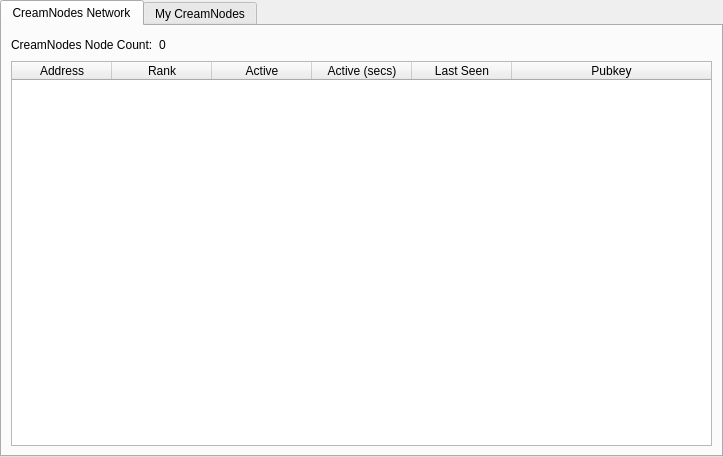
<?xml version="1.0" encoding="UTF-8"?>
<ui version="4.0">
 <class>MasternodeManager</class>
 <widget class="QWidget" name="MasternodeManager">
  <property name="geometry">
   <rect>
    <x>0</x>
    <y>0</y>
    <width>723</width>
    <height>457</height>
   </rect>
  </property>
  <property name="windowTitle">
   <string>Form</string>
  </property>
  <layout class="QVBoxLayout" name="topLayout">
   <property name="leftMargin">
    <number>0</number>
   </property>
   <property name="topMargin">
    <number>0</number>
   </property>
   <property name="rightMargin">
    <number>0</number>
   </property>
   <property name="bottomMargin">
    <number>0</number>
   </property>
   <item>
    <layout class="QVBoxLayout" name="verticalLayout">
     <property name="bottomMargin">
      <number>0</number>
     </property>
     <item>
      <widget class="QTabWidget" name="tabWidget">
       <property name="currentIndex">
        <number>0</number>
       </property>
       <widget class="QWidget" name="tab">
        <attribute name="title">
         <string>CreamNodes Network</string>
        </attribute>
        <layout class="QGridLayout" name="gridLayout">
         <item row="1" column="0">
          <widget class="QTableWidget" name="tableWidget">
           <property name="editTriggers">
            <set>QAbstractItemView::NoEditTriggers</set>
           </property>
           <property name="alternatingRowColors">
            <bool>true</bool>
           </property>
           <property name="selectionBehavior">
            <enum>QAbstractItemView::SelectRows</enum>
           </property>
           <attribute name="horizontalHeaderStretchLastSection">
            <bool>true</bool>
           </attribute>
           <column>
            <property name="text">
             <string>Address</string>
            </property>
           </column>
           <column>
            <property name="text">
             <string>Rank</string>
            </property>
           </column>
           <column>
            <property name="text">
             <string>Active</string>
            </property>
           </column>
           <column>
            <property name="text">
             <string>Active (secs)</string>
            </property>
           </column>
           <column>
            <property name="text">
             <string>Last Seen</string>
            </property>
           </column>
           <column>
            <property name="text">
             <string>Pubkey</string>
            </property>
           </column>
          </widget>
         </item>
         <item row="0" column="0">
          <layout class="QHBoxLayout" name="horizontalLayout_3">
           <property name="bottomMargin">
            <number>0</number>
           </property>
           <item>
            <widget class="QLabel" name="label_2">
             <property name="text">
              <string>CreamNodes Node Count:</string>
             </property>
            </widget>
           </item>
           <item>
            <widget class="QLabel" name="countLabel">
             <property name="text">
              <string>0</string>
             </property>
            </widget>
           </item>
           <item>
            <spacer name="horizontalSpacer_3">
             <property name="orientation">
              <enum>Qt::Horizontal</enum>
             </property>
             <property name="sizeHint" stdset="0">
              <size>
               <width>40</width>
               <height>20</height>
              </size>
             </property>
            </spacer>
           </item>
          </layout>
         </item>
        </layout>
       </widget>
       <widget class="QWidget" name="tab_2">
        <attribute name="title">
         <string>My CreamNodes</string>
        </attribute>
        <layout class="QGridLayout" name="gridLayout_2">
         <item row="0" column="0">
          <layout class="QVBoxLayout" name="verticalLayout_2">
           <property name="bottomMargin">
            <number>0</number>
           </property>
           <item>
            <layout class="QHBoxLayout" name="horizontalLayout">
             <item>
              <widget class="QPushButton" name="createButton">
               <property name="text">
                <string>&amp;Create...</string>
               </property>
              </widget>
             </item>
             <item>
              <widget class="QPushButton" name="copyAddressButton">
               <property name="text">
                <string>Copy &amp;Address</string>
               </property>
              </widget>
             </item>
             <item>
              <spacer name="horizontalSpacer">
               <property name="orientation">
                <enum>Qt::Horizontal</enum>
               </property>
               <property name="sizeHint" stdset="0">
                <size>
                 <width>40</width>
                 <height>20</height>
                </size>
               </property>
              </spacer>
             </item>
            </layout>
           </item>
           <item>
            <widget class="QTableWidget" name="tableWidget_2">
             <property name="editTriggers">
              <set>QAbstractItemView::NoEditTriggers</set>
             </property>
             <property name="alternatingRowColors">
              <bool>true</bool>
             </property>
             <property name="selectionMode">
              <enum>QAbstractItemView::SingleSelection</enum>
             </property>
             <property name="selectionBehavior">
              <enum>QAbstractItemView::SelectRows</enum>
             </property>
             <attribute name="horizontalHeaderStretchLastSection">
              <bool>true</bool>
             </attribute>
             <column>
              <property name="text">
               <string>Alias</string>
              </property>
             </column>
             <column>
              <property name="text">
               <string>IP/Onion</string>
              </property>
             </column>
             <column>
              <property name="text">
               <string>Status</string>
              </property>
             </column>
             <column>
              <property name="text">
               <string>Collateral Address</string>
              </property>
             </column>
            </widget>
           </item>
           <item>
            <layout class="QHBoxLayout" name="horizontalLayout_2">
             <property name="bottomMargin">
              <number>0</number>
             </property>
             <item>
              <widget class="QPushButton" name="editButton">
               <property name="text">
                <string>&amp;Edit</string>
               </property>
              </widget>
             </item>
             <item>
              <widget class="QPushButton" name="getConfigButton">
               <property name="text">
                <string>&amp;Get Config</string>
               </property>
              </widget>
             </item>
             <item>
              <widget class="QPushButton" name="removeButton">
               <property name="text">
                <string>&amp;Remove</string>
               </property>
              </widget>
             </item>
             <item>
              <spacer name="horizontalSpacer_2">
               <property name="orientation">
                <enum>Qt::Horizontal</enum>
               </property>
               <property name="sizeHint" stdset="0">
                <size>
                 <width>40</width>
                 <height>20</height>
                </size>
               </property>
              </spacer>
             </item>
            </layout>
           </item>
           <item>
            <layout class="QHBoxLayout" name="horizontalLayout_4">
             <property name="bottomMargin">
              <number>0</number>
             </property>
             <item>
              <widget class="QPushButton" name="startButton">
               <property name="text">
                <string>&amp;Start</string>
               </property>
              </widget>
             </item>
             <item>
              <widget class="QPushButton" name="stopButton">
               <property name="text">
                <string>Sto&amp;p</string>
               </property>
              </widget>
             </item>
             <item>
              <spacer name="horizontalSpacer_4">
               <property name="orientation">
                <enum>Qt::Horizontal</enum>
               </property>
               <property name="sizeHint" stdset="0">
                <size>
                 <width>40</width>
                 <height>20</height>
                </size>
               </property>
              </spacer>
             </item>
            </layout>
           </item>
           <item>
            <layout class="QHBoxLayout" name="horizontalLayout_5">
             <property name="bottomMargin">
              <number>0</number>
             </property>
             <item>
              <widget class="QPushButton" name="startAllButton">
               <property name="text">
                <string>S&amp;tart All</string>
               </property>
              </widget>
             </item>
             <item>
              <widget class="QPushButton" name="stopAllButton">
               <property name="text">
                <string>St&amp;op All</string>
               </property>
              </widget>
             </item>
             <item>
              <spacer name="horizontalSpacer_5">
               <property name="orientation">
                <enum>Qt::Horizontal</enum>
               </property>
               <property name="sizeHint" stdset="0">
                <size>
                 <width>40</width>
                 <height>20</height>
                </size>
               </property>
              </spacer>
             </item>
            </layout>
           </item>
          </layout>
         </item>
        </layout>
       </widget>
      </widget>
     </item>
    </layout>
   </item>
  </layout>
 </widget>
 <resources/>
 <connections/>
</ui>
